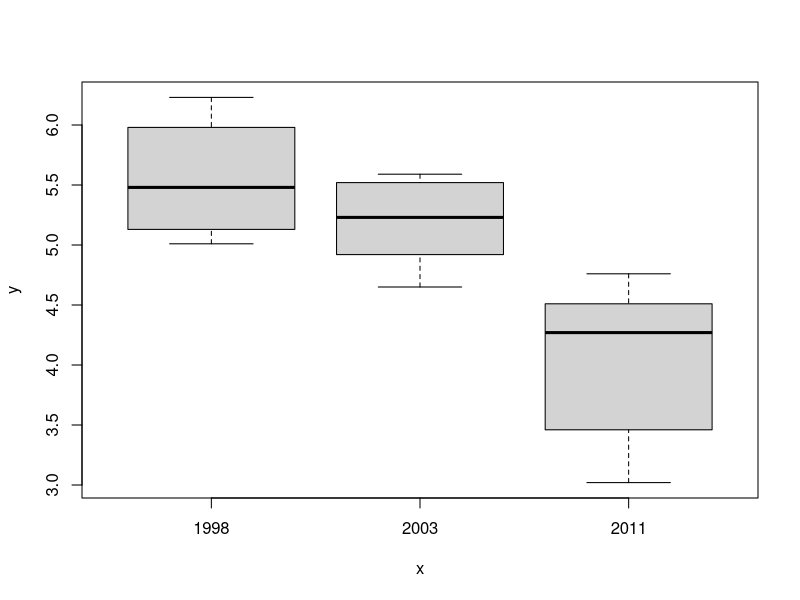
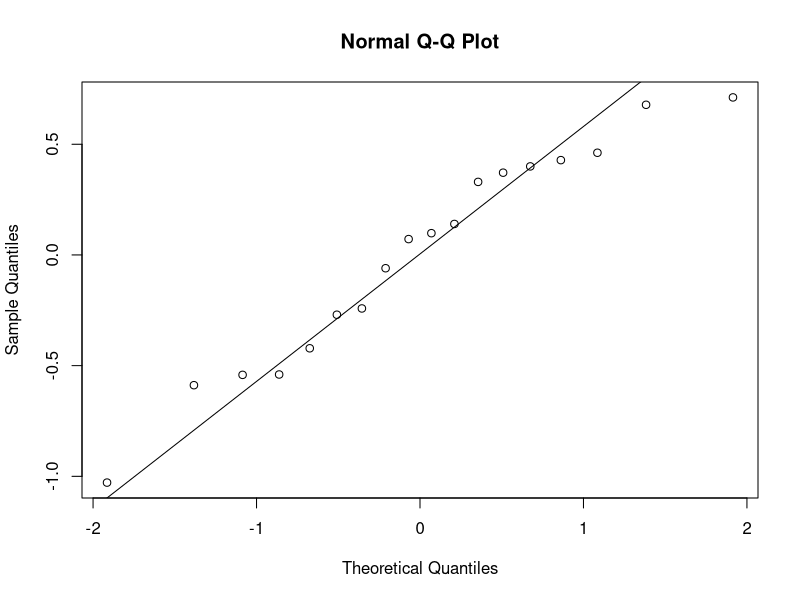

These figures' R source, in order:
#### 8.1
SST <- 11.4944
SSE <- 4.106
n <- 6 * 3
k <- 3
## a)
# A: Degrees of freedom
k - 1
# 2

# B: SSTr
SSTr <- SST - SSE
SSTr
# 7.3884

# C: MS(TR)
MSTr <- SSTr / (k - 1)
MSTr
# 0.49256

# D: residual degrees of freedom
n - k
# 15

# F: MSE
MSE <- SSE / (n - k)
MSE
# 0.2737333

# U: F statistic
F <- MSTr / MSE
F
# 13.49562

# V: P value
1 - pf(F, k - 1, n - k)
# 0.0004436033

## b)
critVal <- qf(0.95, k - 1, n - k)
critVal
# 3.68232

## c)
# As F statistic is much larger than the critical
# value, we can conclude that the means are significantly
# different.

## d)
m_98 <- 5.5517
m_11 <- 4.0483

m_98 - m_11 + c(-1, 1) * qt(0.05, n - k) * sqrt(MSE * (2 / (n / k)))
# 2.0329386 0.9738614

#### 8.2
D <- data.frame(
    nitrogen = c(
        5.01, 5.59, 3.02,
        6.23, 5.13, 4.76,
        5.98, 5.33, 3.46,
        5.31, 4.65, 4.12,
        5.13, 5.52, 4.51,
        5.65, 4.92, 4.42
    ),
    year = factor(rep(c("1998", "2003", "2011"), 6))
)

means <- c(5.5517, 5.19, 4.0483)
vars <- c(0.2365767, 0.1313200, 0.4532967)

## a)
n_i <- 6
gen_mu <- mean(means)

SSE <- sum((n_i - 1) * vars)
SSE
# 4.105967

SSTr <- sum(n_i * (means - gen_mu)^2)
SSTr
# 7.389035

SST <- SSE + SSTr
SST
# 11.495

## b)
(n - 1) * var(D$nitrogen)
# 11.4944

## c)
anova(lm(nitrogen ~ year, data = D))
# Analysis of Variance Table
#
# Response: nitrogen
#           Df Sum Sq Mean Sq F value    Pr(>F)
# year       2 7.3884  3.6942  13.496 0.0004436 ***
# Residuals 15 4.1060  0.2737
# ---
# Signif. codes:  0 '***' 0.001 '**' 0.01 '*' 0.05 '.' 0.1 ' ' 1

## d)
M <- k * (k - 1) / 2
a_bon <- 0.05 / M
crit <- qt(1 - a_bon / 2, n - k)

means[1] - means[2] + c(-1, 1) * crit * sqrt(MSE * (2 / n_i))
# [1] -0.4519896  1.1753896
means[1] - means[3] + c(-1, 1) * crit * sqrt(MSE * (2 / n_i))
# [1] 0.6897104 2.3170896
means[2] - means[3] + c(-1, 1) * crit * sqrt(MSE * (2 / n_i))
# [1] 0.3280104 1.9553896

# Thus 2011 is significantly different from the others.

## e)
plot(D$year, D$nitrogen)
# The variance seem ok alike
residuals <- lm(nitrogen ~ year, data = D)$residuals
qqnorm(residuals)
qqline(residuals)
# No clear deviation from normality so great.

#### 8.3
rm(list = ls())

## a)
n_i <- 20
k <- 5
n <- n_i * k

SSTr <- 62
SSE <- 362.71

F <- (SSTr / (k - 1)) / (SSE / (n - k))
F
# [1] 4.059717

qf(0.95, k - 1, n - k)
# [1] 2.467494

# As the F statistic is larger than the crit value
# there's a significant difference

## b)
means <- c(
    31.4,
    30.6,
    30.5,
    31.3,
    29.2
)

vars <- c(
    1.9,
    1.6,
    2.2,
    1.8,
    2.2
)

MSE <- SSE / (n - k)

means[1] - means[4] + c(-1, 1) * qt(0.975, n - k) * sqrt(MSE * (2 / n_i))
# [1] -1.126686  1.326686

#### 8.4
rm(list = ls())
## a)
n_i <- 5
k <- 6
n <- n_i * 6

# A:
k - 1
# 5

# B:
n - k
# 24

# C: SSE
MSE <- 23.983
SSE <- 23.983 * (n - k)
SSE
# [1] 575.592

## c)
brass1 = c(82.5, 82.7, 92.2, 96.5, 88.9, 75.6)
brass2 = c(83.7, 81.9, 106.8, 93.8, 89.2, 78.1)

m1 = mean(brass1)
m1

m2 = mean(brass2)

m1-m2 + c(-1,1)*qt(0.975, n-k)*sqrt(MSE*(2/n_i))
# [1] -8.909157  3.875824

#### 2.17
rm(list=ls())

printProbs = function(n) {
    print(pf(1, n - 1, n - 1))
    p2 = pf(2, n - 1, n - 1)
    print(1 - p2)
    p1_2 = pf(1/2, n - 1, n - 1) 
    print(p1_2)
    print(p2 - p1_2)
}
# n = 2
ns = c(2,4,8,16,32)

for (n in ns) {
    str(n)
    printProbs(n)
}

## b)

#### Exercise quiz 11
## Q1
rm(list=ls())

n_i = 9
k = 4
n = n_i*k

# A:
k-1
# 3

# C:
114.89/(k-1)
# 38.29667

#### Juni 2021
## 19
sqrt( 16008.4)
# 126.5243